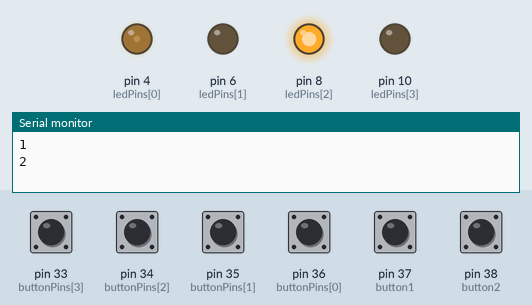
Recording of a sketch running on a simulated Teensy 4. Parts: output pins drawn as LEDs (lit = HIGH), the last lines printed to the serial monitor. Dashed ring = blinking. The inputs (shaded band) are chosen by the test bench; at power-on: pin 33 (buttonPins[3]), pin 34 (buttonPins[2]), pin 35 (buttonPins[1]), pin 36 (buttonPins[0]), pin 37 (button1), pin 38 (button2) LOW.

Above: at 1.2 s.
1.3 s: pin 33 (buttonPins[3]) pulled HIGH for 0.15 s
At 1.9 s:
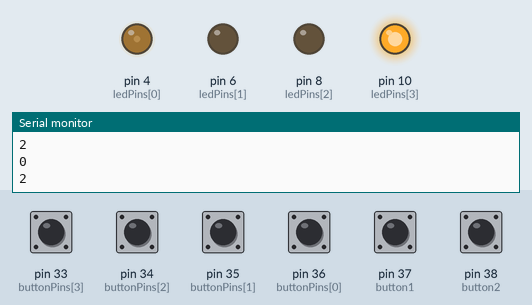
4.3 s: pin 34 (buttonPins[2]) pulled HIGH for 0.15 s
At 4.9 s:
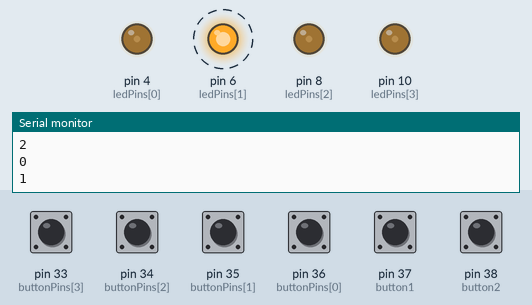
7.3 s: pin 35 (buttonPins[1]) pulled HIGH for 0.15 s
At 7.9 s:
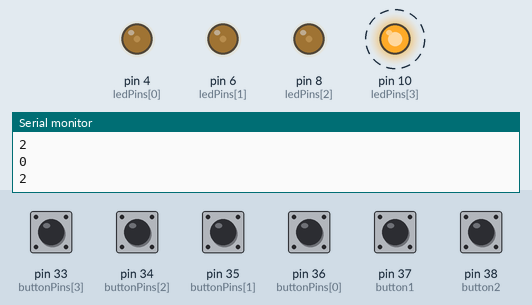
10.3 s: pin 36 (buttonPins[0]) pulled HIGH for 0.15 s
At 10.9 s:
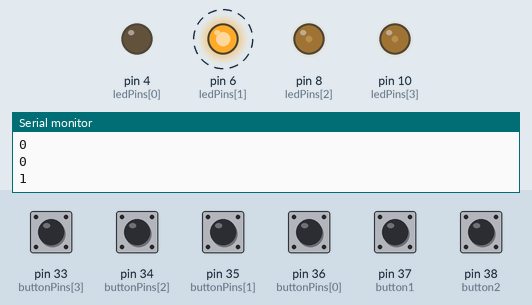
13.4 s: pin 37 (button1) pulled HIGH for 0.15 s
16.4 s: pin 33 (buttonPins[3]) pulled HIGH for 1 s
Timing chart, 0 to 21.0 s (numbered marks = the images above; inputs shaded):
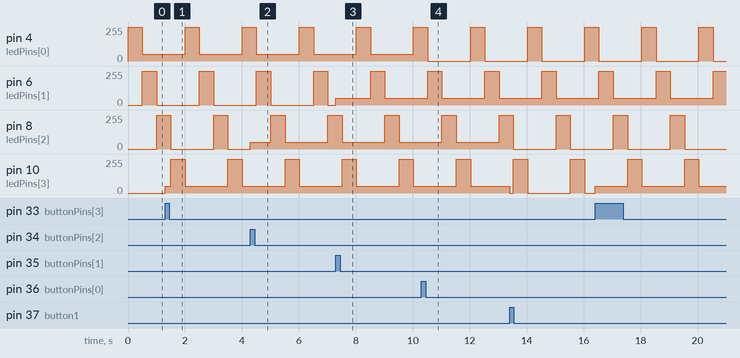

The sketch:

stepsequencer.ino
```cpp
//this is a step squencer with 3 channels that lets you edit which
//of the 4 steps on each channel are on or off

int ledPins[] = {4, 6, 8, 10};
int buttonPins[] = {36, 35, 34, 33};
boolean lastButtonStates[] = {LOW, LOW, LOW, LOW};
boolean buttonStates[] = {LOW, LOW, LOW, LOW};
boolean stepState[3][4] = {
  {HIGH, LOW, LOW, LOW},
  {LOW, HIGH, LOW, LOW},
  {LOW, LOW, HIGH, HIGH}
};

int tempo = 500;
int currentStep = 0;
unsigned long lastStepTime = 0;

int button1 = 37;       //these variables are for the forward and backward buttons
int button2 = 38;
boolean buttonState1 = LOW;
boolean buttonState2 = LOW;
boolean lastButtonState1 = LOW;
boolean lastButtonState2 = LOW;
int channel = 0;

void setup() {
  for (int i = 0; i < 4; i++) {       //set the 4 buttons as inputs,
    pinMode(buttonPins[i], INPUT);    //and the 4 leds as outputs
    pinMode(ledPins[i], OUTPUT);
  }
  pinMode(button1, INPUT);            //set the 2 toggle buttons as inputs
  pinMode(button2, INPUT);
  Serial.begin(9600);
}

void loop() {
  checkButtons();
  sequence();
  setLeds();
  stepForward();
  stepBackward();
}

void checkButtons() {
  for (int i = 0; i < 4; i++) {
    lastButtonStates[i] = buttonStates[i];
    buttonStates[i] = digitalRead(buttonPins[i]);

    if (buttonStates[i] == HIGH && lastButtonStates[i] == LOW) {
        if (stepState[channel][i] == false)
          stepState[channel][i] = true;
        else if (stepState[channel][i] == true)
          stepState[channel][i] = false;
    }
  }
}

void sequence() {
  if (millis() > lastStepTime + tempo) {  //if its time to go to the next step...
    currentStep = currentStep + 1;        //increment to the next step
    if (currentStep > 3)
      currentStep = 0;                    //at the end, go back to the first step
    lastStepTime = millis();              //set lastStepTime to the current time
    for (int j = 0; j < 3; j++) {
      if ((j == 0) && stepState[j][currentStep] == true) {
        Serial.println(j);
        usbMIDI.sendNoteOff(60, 0, 1);
        usbMIDI.sendNoteOn(60, 127, 1);
      }
      else if ((j == 1) && stepState[j][currentStep] == true) {
        Serial.println(j);
        usbMIDI.sendNoteOff(64, 0, 1);
        usbMIDI.sendNoteOn(64, 127, 1);
      }
      else if ((j == 2) && stepState[j][currentStep] == true) {
        Serial.println(j);
        usbMIDI.sendNoteOff(67, 0, 1);
        usbMIDI.sendNoteOn(67, 127, 1);
      }
    }
  }
}

void setLeds() {
  for (int i = 0; i < 4; i++) {
    if (i == currentStep)
      analogWrite(ledPins[i], 255);     //full brightness
    else if (stepState[channel][i] == true)
      analogWrite(ledPins[i], 50);      //less brightness
    else
      analogWrite(ledPins[i], 0);
  }
}

void stepForward() {
  lastButtonState1 = buttonState1;
  buttonState1 = digitalRead(button1);
  if (buttonState1 == HIGH && lastButtonState1 == LOW) {
    channel++;                    //if you push the button, go to the next channel
    if (channel > 2)              //at the end, go back to the first channel
      channel = 0;
  }
}

void stepBackward() {
  lastButtonState2 = buttonState2;
  buttonState2 = digitalRead(button2);
  if (buttonState2 == HIGH && lastButtonState2 == LOW) {
    channel--;                    //if you push the button, go to the previous channel
    if (channel < 0)              //at the beginning, go back to the last channel
      channel = 2;
  }
}
```

Measured:
- by itself, pin 4 (ledPins[0]), pin 8 (ledPins[2]): alternates 255/255 for 0.50 s and 0/255 for 1.5 s
- by itself, pin 6 (ledPins[1]): alternates 255/255 for 0.50 s and 50/255 for 1.5 s
